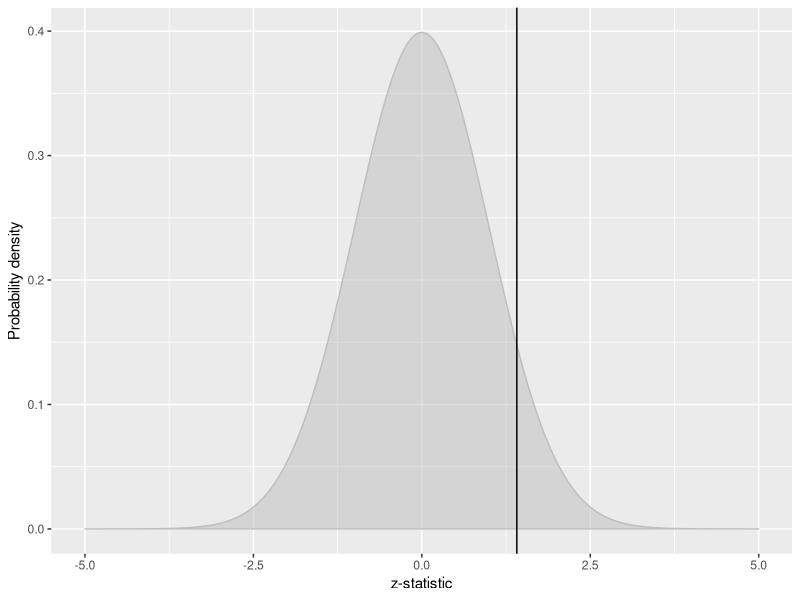
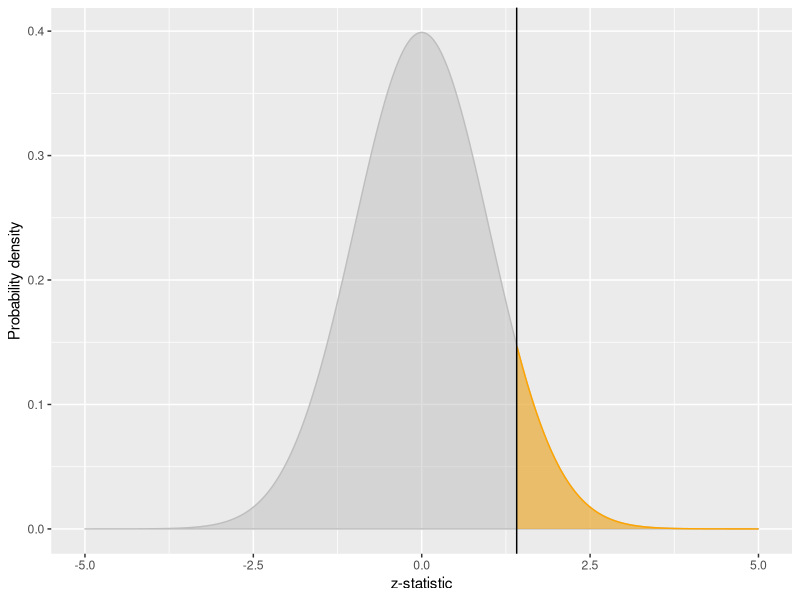

The R source for these figures, in order:
library(dplyr)
library(ggplot2)
#Monte Carlo Simulation in R
# Creating the population
population <- rexp(10000000, rate = 0.10)
# Identifying the truth
truth <- mean(population)
# Initializing parameters
test <- NULL
n <- 50
a <- 0.05
#Dr. Octavious Smiley CI 27

#Monte Carlo Simulation in R
# Monte Carlo Simulations
for(i in 1:1000){
  # Taking random sample
  monte_sample <- sample(population, size = n)
  # Finding mean
  x_bar <- mean(monte_sample)
  # Calculating the standard error
  s.e <- sd(monte_sample)/sqrt(n)
  # Calculating the quantile
  z_a <- qnorm(1 - a/2)
  # Creating confidence interval
  confidence_interval <- c(x_bar - s.e*z_a, x_bar + s.e*z_a)
  # Checking if confidence interval has the truth
  if(between(truth, confidence_interval[1], confidence_interval[2])){
    test[i] <- 1
  } else {
    test[i] <- 0
  }
}
# Determining what proportion of intervals contain the truth
# Should be 1 - alpha
mean(test)
#Dr. Octavious Smiley CI 28

# Population proportion
omega_0 <- 0.15
n <- 150000
omega_hat <- 0.1513
z <- (omega_hat - omega_0)/sqrt(omega_0*(1 - omega_0)/n)

x <- seq(-5, 5, length.out = 1000)
pdf <- dnorm(x, mean = 0, sd = 1)
theoretical <- data.frame(x = x, pdf = pdf)
ggplot() + geom_polygon(data = theoretical, mapping = aes(x = x, y = pdf), alpha = 0.5, color = "grey", fill = "grey") + labs(x = "z-statistic", y = "Probability density") + geom_vline(xintercept = z) 
ggplot() + geom_polygon(data = theoretical, mapping = aes(x = x, y = pdf), alpha = 0.5, color = "grey", fill = "grey") + geom_area(data = subset(theoretical, x >= abs(z)), mapping = aes(x = x, y = pdf), alpha = 0.5, color = "orange", fill = "orange") + labs(x = "z-statistic", y = "Probability density") + geom_vline(xintercept = z)

1 - pnorm(omega_hat, mean = omega_0, sd = sqrt(omega_0*(1 - omega_0)/150000))
1 - pnorm(z, mean = 0, sd = 1)

prop.test(x = 22695, n = n, p = omega_0, alternative = "greater")
binom.test(x = 22695, n = n, p = omega_0, alternative = "greater")


